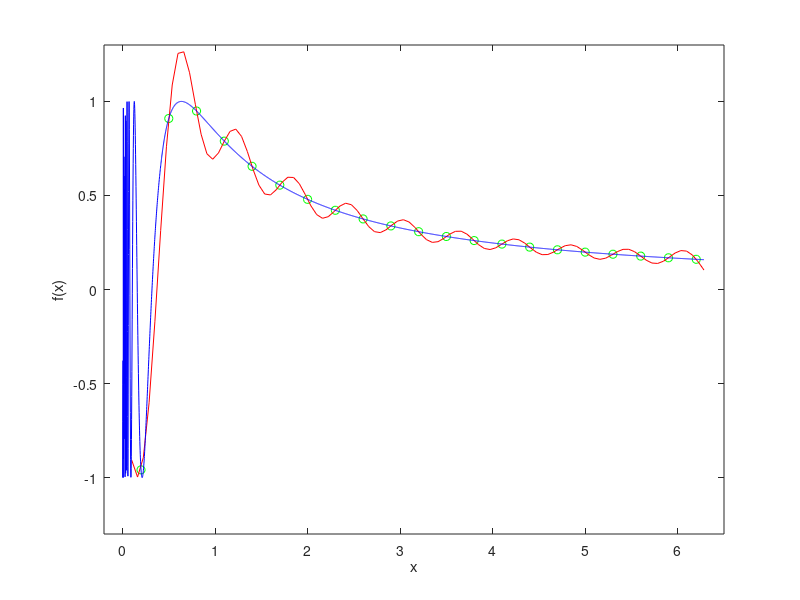

This figure's MATLAB source:
clear;
close all;
clc;

% oś czasu
t = 0.2:0.3:(2*pi);

% funkcja interpolowana
x = sin(1./(t))';

ts = linspace(0.1,(2*pi),100);

% ndgrid replikuje wektory siatki, x1,x2,...,xn aby utworzyć n-pełnowymiarową siatkę
[Ts,T] = ndgrid(ts,t)

dt = 0.3;
y = sinc((Ts - T)/dt)*x;

a = 0:(2*pi)/4096:(2*pi);
b = sin(1./a);

figure(1)
plot(t,x,'go',ts,y,'r');
hold on;

plot(a,b,'b');
hold on;

axis([-0.2 6.5 -1.3 1.3]);
xlabel('x');
ylabel('f(x)');
